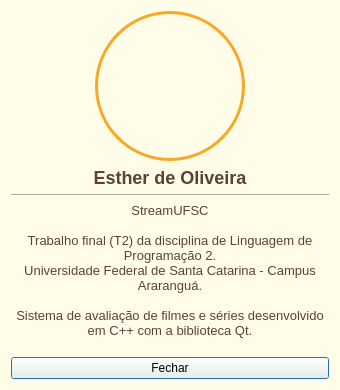
<?xml version="1.0" encoding="UTF-8"?>
<ui version="4.0">
 <class>AboutWindow</class>
 <widget class="QDialog" name="AboutWindow">
  <property name="geometry">
   <rect><x>0</x><y>0</y><width>340</width><height>390</height></rect>
  </property>
  <property name="windowTitle"><string>Sobre o Desenvolvedor</string></property>
  <property name="styleSheet"><string>background-color: #FFFDE7;</string></property>
  <layout class="QVBoxLayout" name="layoutPrincipal">
   <property name="alignment"><set>Qt::AlignHCenter</set></property>

   <item alignment="Qt::AlignHCenter">
    <widget class="QLabel" name="fotoLabel">
     <property name="minimumSize"><size><width>150</width><height>150</height></size></property>
     <property name="maximumSize"><size><width>150</width><height>150</height></size></property>
     <property name="alignment"><set>Qt::AlignCenter</set></property>
     <property name="scaledContents"><bool>true</bool></property>
     <property name="styleSheet"><string>border-radius: 75px; border: 3px solid #F9A825;</string></property>
    </widget>
   </item>

   <item alignment="Qt::AlignHCenter">
    <widget class="QLabel" name="nomeLabel">
     <property name="text"><string>Esther de Oliveira</string></property>
     <property name="styleSheet"><string>font-size: 18px; font-weight: bold; color: #5D4037;</string></property>
     <property name="alignment"><set>Qt::AlignCenter</set></property>
    </widget>
   </item>

   <item>
    <widget class="Line" name="linha">
     <property name="orientation"><enum>Qt::Horizontal</enum></property>
     <property name="styleSheet"><string>color: #F9A825;</string></property>
    </widget>
   </item>

   <item>
    <widget class="QLabel" name="sistemaLabel">
     <property name="text">
      <string>StreamUFSC

Trabalho final (T2) da disciplina de Linguagem de Programação 2.
Universidade Federal de Santa Catarina - Campus Araranguá.

Sistema de avaliação de filmes e séries desenvolvido em C++ com a biblioteca Qt.</string>
     </property>
     <property name="wordWrap"><bool>true</bool></property>
     <property name="alignment"><set>Qt::AlignCenter</set></property>
     <property name="styleSheet"><string>font-size: 13px; color: #5D4037;</string></property>
    </widget>
   </item>

   <item>
    <spacer name="spacerFinal">
     <property name="orientation"><enum>Qt::Vertical</enum></property>
     <property name="sizeHint"><size><width>20</width><height>20</height></size></property>
    </spacer>
   </item>

   <item>
    <widget class="QPushButton" name="fecharBtn">
     <property name="text"><string>Fechar</string></property>
    </widget>
   </item>

  </layout>
 </widget>
 <resources/>
 <connections/>
</ui>
